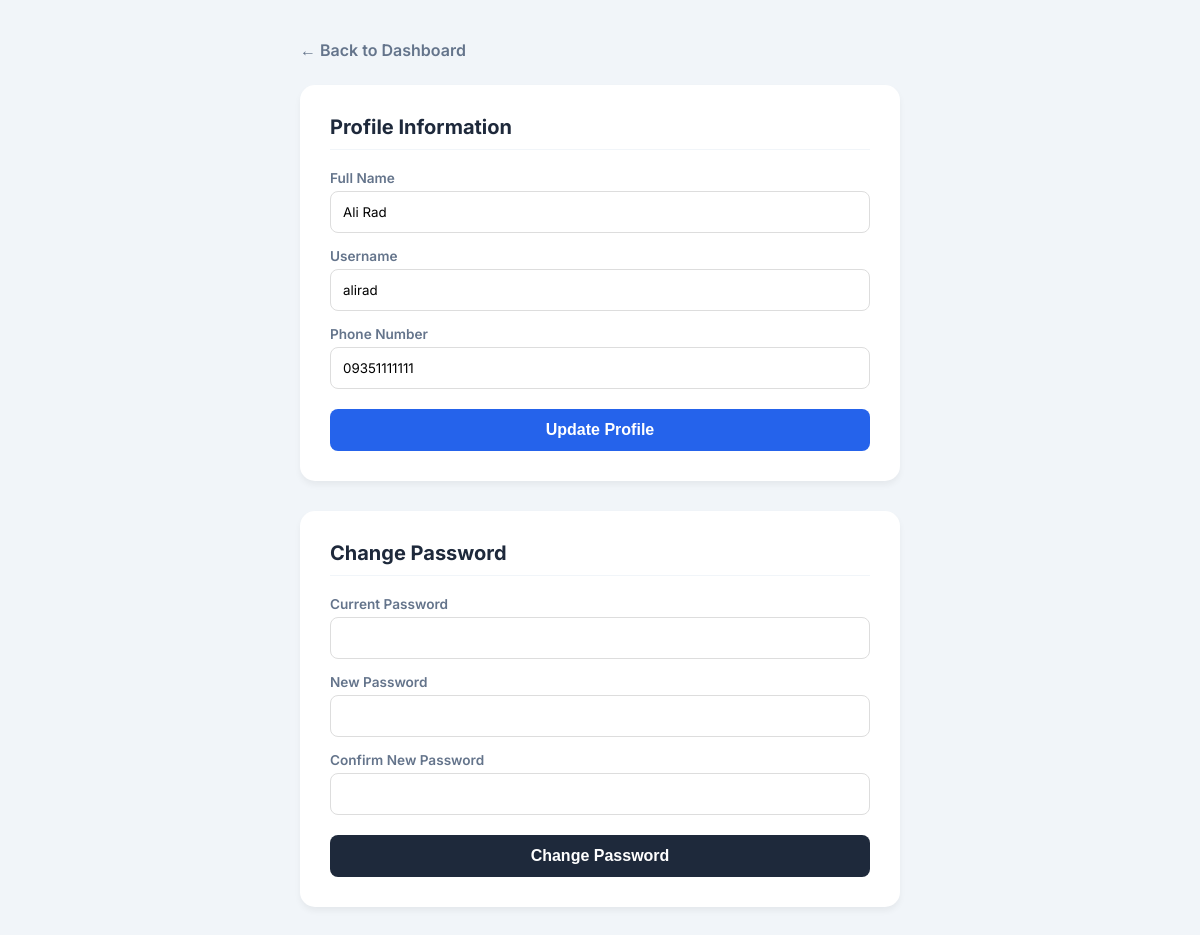
/settings.php (signed in), run on the app's committed database.
### tables this page shows
CREATE TABLE `users` (
  `id` int(11) NOT NULL,
  `full_name` varchar(100) NOT NULL,
  `username` varchar(50) NOT NULL,
  `phone_number` varchar(15) NOT NULL,
  `password` varchar(255) NOT NULL,
  `role` enum('user','admin') DEFAULT 'user',
  `created_at` timestamp NOT NULL DEFAULT current_timestamp()
);

### settings.php (the view, shortened to what this page needs)
<?php
include 'db.php';
$user_id = $_SESSION['user_id'];
$stmt = $pdo->prepare("SELECT * FROM users WHERE id = ?");
$stmt->execute([$user_id]);
$user = $stmt->fetch();
$back_url = ($_SESSION['role'] === 'admin') ? 'admin.php' : 'dashboard.php';
$back_text = ($_SESSION['role'] === 'admin') ? 'Admin Panel' : 'Dashboard';
?>
<!DOCTYPE html>
<html lang="en">
<head>
</head>
<body>
<div class="container">
    <a href="<?= $back_url ?>" class="back-btn">← Back to <?= $back_text ?></a>
    <div class="card">
        <h2>Profile Information</h2>
        <form method="POST">
            <label>Full Name</label>
            <input type="text" name="full_name" value="<?= htmlspecialchars($user['full_name']) ?>" required>
            <label>Username</label>
            <input type="text" name="username" value="<?= htmlspecialchars($user['username']) ?>" required>
            <label>Phone Number</label>
            <input type="text" name="phone_number" value="<?= htmlspecialchars($user['phone_number']) ?>" required>
            <button type="submit" name="update_profile">Update Profile</button>
        </form>
    </div>
    <div class="card">
        <h2>Change Password</h2>
        <form method="POST">
            <label>Current Password</label>
            <input type="password" name="current_password" required>
            <label>New Password</label>
            <input type="password" name="new_password" required>
            <label>Confirm New Password</label>
            <input type="password" name="confirm_password" required>
            <button type="submit" name="update_password" class="password-btn">Change Password</button>
        </form>
    </div>
</div>
</body>
</html>

### settings.php (style rules this page uses)
:root { --primary: #2563eb; --dark: #1e293b; --success: #22c55e; --danger: #ef4444; }
body { font-family: 'Inter', sans-serif; background: #f1f5f9; padding: 40px; color: var(--dark); margin: 0; }
.container { max-width: 600px; margin: 0 auto; }
.back-btn { display: inline-block; margin-bottom: 25px; text-decoration: none; color: #64748b; font-weight: 600; transition: 0.2s; }
.card { background: white; padding: 30px; border-radius: 15px; box-shadow: 0 4px 6px rgba(0,0,0,0.05); margin-bottom: 30px; }
h2 { margin-top: 0; margin-bottom: 20px; font-size: 1.25rem; border-bottom: 1px solid #f1f5f9; padding-bottom: 10px; }
label { display: block; margin-top: 15px; font-size: 0.85rem; color: #64748b; font-weight: 600; }
input { width: 100%; padding: 12px; margin-top: 5px; border: 1px solid #ddd; border-radius: 8px; box-sizing: border-box; font-family: inherit; }
button { width: 100%; padding: 12px; background: var(--primary); color: white; border: none; border-radius: 8px; font-weight: 600; cursor: pointer; margin-top: 20px; font-size: 1rem; }
.password-btn { background: var(--dark); }

### data on the page
users: full_name "Ali Rad", username "alirad", phone_number "09351111111"

### other printed values
$back_text "Dashboard"
